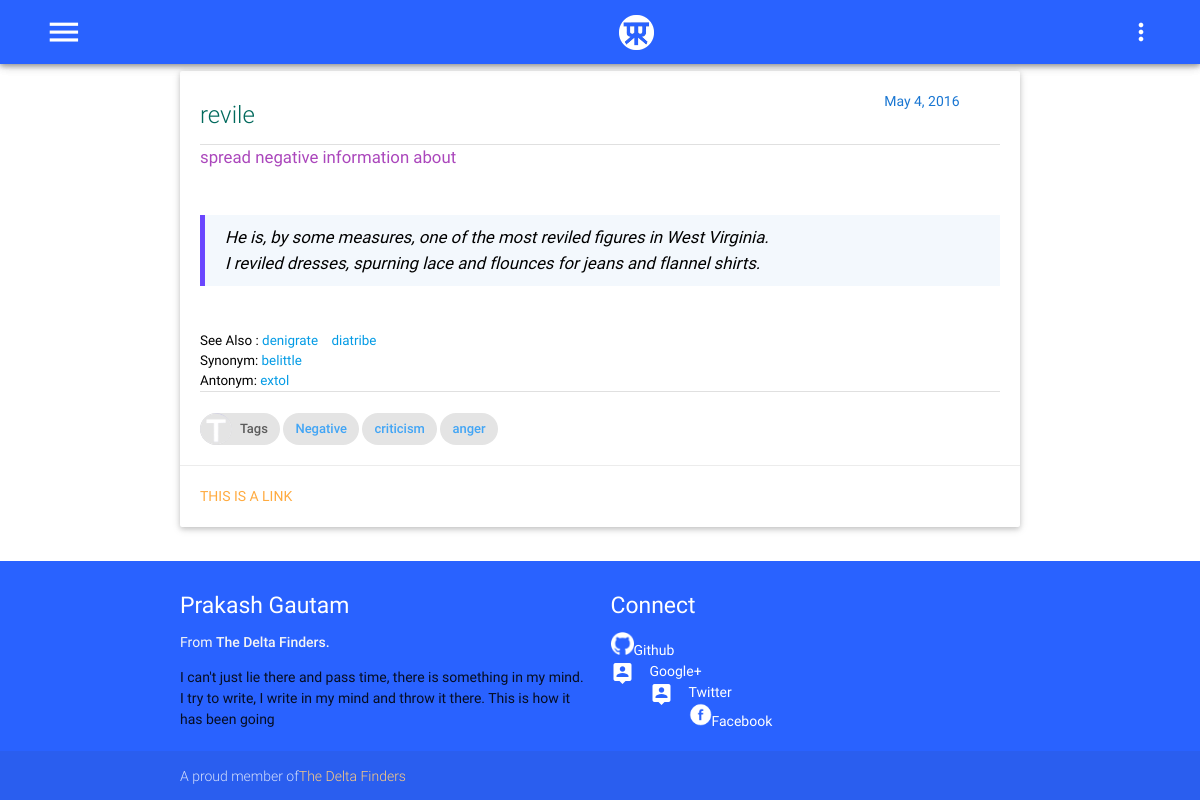
/gre/meaning/revile, run on the app's committed database.
### gre/models.py (models this page shows)
class Vocab(models.Model):
    word = models.CharField(max_length=25,unique=True)
    meaning = models.CharField(max_length=250)
    sentences = models.TextField();
    createdate = models.DateTimeField(auto_now_add=True)
    updatedate = models.DateTimeField(auto_now=True)
    category = models.ManyToManyField('Tag',blank=False)
    source = models.ManyToManyField('Source',blank=False)
    synonym = models.ManyToManyField('Vocab',  blank=True, related_name="%(app_label)s_%(class)s_related_synonym")
    antonym = models.ManyToManyField('Vocab',  blank=True, related_name="%(app_label)s_%(class)s_related_antonym")
    seealso = models.ManyToManyField('Vocab',  blank=True, related_name="%(app_label)s_%(class)s_related_see_also" )
    def __str__(self):
        return self.word

class Tag(models.Model):
    tagname = models.CharField(max_length=200,unique=True)
    def __str__(self):
        return self.tagname

### gre/views.py (the view)
# urls.py: url(r'^meaning/(?P<pword>[a-z]+)$', views.GreMeaning.as_view(), name='meaning'),
class GreMeaning(View):
    def get(self,request,pword):
        currentword = get_object_or_404(Vocab,word = pword)
        template = loader.get_template('gre/meaning.html')
        context = {
            'pword':pword,
            'currentword': currentword
        }
        return HttpResponse(template.render(context,request))

### gre/templates/gre/meaning.html
{%extends "base.html" %}
{%load staticfiles %}
{%block bodycontent %}
<div class="container">
<div class="row">
    <div class="col l12 s12 m12">
      <div class="card">
        <div class="card-content black-text">
          <div class="row">
              <div class="col s12 m8 l10">
                  <span class="card-title teal-text text-darken-3" style="font-size: 2em:text-align:center;">
                      {{currentword.word}}
                  </span>
              </div>
              <div class="col s12 m4  l2">
                  <span class="blue-text text-darken-2" style="text-align: right;">{{currentword.createdate|date:"F j, Y"}}</span>
              </div>
            </div>
            <div class="divider"></div>
            <div class="content" style="text-align: justify; font-size: 1.2em">
            <p>
            <div class="purple-text text-lighten-1">{{currentword.meaning}}</div>  <br/>
            <div class="black-text text-lighten-3"><i><blockquote>{{currentword.sentences|linebreaksbr}}</blockquote></i></div>  <br/>
            <div style="font-size:0.8em">
                {% if currentword.seealso %}
                    See Also :
                    {% for see in currentword.seealso.all %}
                    <a href="{% url 'gre:meaning' see %}">{{see}}</a>&nbsp;&nbsp;&nbsp;
                    {% endfor %}
                    <br/>
                {% endif %}
                {% if currentword.synonym %}
                    Synonym:
                    {% for see in currentword.synonym.all%}
                    <a href="{% url 'gre:meaning' see %}">{{see}}</a>&nbsp;&nbsp;&nbsp;
                    {% endfor %}
                    <br/>
                {% endif %}
                {% if currentword.antonym %}
                    Antonym:
                    {% for see in currentword.antonym.all%}
                    <a href="{% url 'gre:meaning' see %}">{{see}}</a>&nbsp;&nbsp;&nbsp;
                    {% endfor %}
                {% endif %}
            </div>
            </p>
          </div>
          <div class="divider"></div>
          <br/>
          <a href="{% url 'gre:alltag' %}">
          <div class="chip">
                <img src="{%static 'images/capital-t.png'%}" alt="Tags">
                Tags
          </div>
          </a>
          {%for tag in currentword.category.all %}
          <a href="{% url 'gre:tag' tag %}"><div class="chip blue-text text-lighten-1">{{tag}}</div></a>
          {%endfor %}
        </div>
        <div class="card-action">
          <a href="#">This is a link</a>
        </div>
      </div>
    </div>
</div>
</div>
{%endblock bodycontent %}

### static/css/style.css (style rules this page uses)
html { font-size: 14px; }
blockquote { background: rgba(124, 171, 231, 0.09); border-left: 5px solid rgba(73, 27, 255, 0.8); padding: 10px; padding-left: 20px }
.row { margin-bottom: 5px; }

### data on the page
Vocab: word "revile", createdate "May 4, 2016", meaning "spread negative information about", sentences "He is, by some measures, one of the most reviled figures in West Virginia. I reviled dresses, spurning lace and flounces for jeans and flannel shirts."
Vocab: word "denigrate"
Vocab: word "diatribe"
Vocab: word "belittle"
Vocab: word "extol"
Tag: tagname "Negative"
Tag: tagname "criticism"
Tag: tagname "anger"
